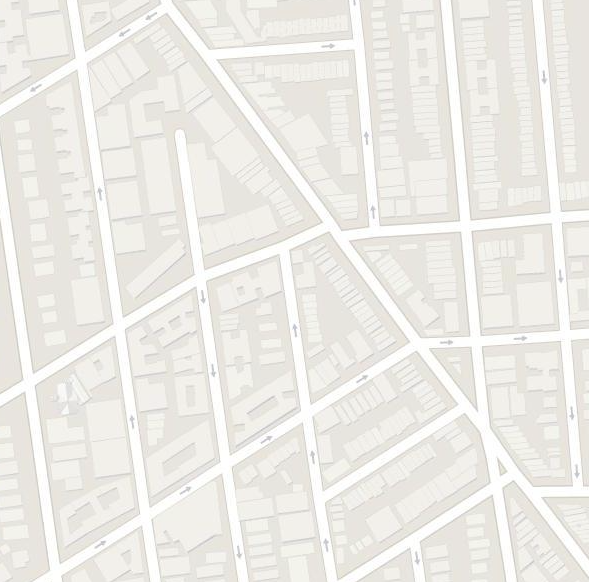
#> input picture CornerDect/Test.png, 1178 x 1164 px (shown at 1/2 size)
$ python scithomsi.py   (older library calls are emulated)
#> lines starting #> are read from the running program, lines starting #| are printed output that depends on the picture; after the words box and inside, x2 and y2 are one past the last pixel; in counts of white or black regions, pixels touching at a corner belong together
from __future__ import print_function
import cv2 as cv
import numpy as np
import  argparse
import random as rng


src_win = 'image'
maxTrackbar = 100
rng.seed(12345)
max_thresh = 255
thresh = 100

def featureTrack(val):
    maxCorners = max(val, 1)

    #parameters for Shi-Thomsi
    qualityLevel = 0.01
    minDst = 10
    blockSize = 3
    gradSize = 3
    useHarrisDect = False
    k = 0.04

    #copy source img
    copy = np.copy(src)

    #Apply Detection
    corners = cv.goodFeaturesToTrack(src_gray, maxCorners, qualityLevel, minDst, None, blockSize=blockSize, \
                                     gradientSize=gradSize, useHarrisDetector=useHarrisDect, k=k)
    #drawcrner detected
    print('** No. of corner detected:', corners.shape[0])
    radius = 4
    for i in range(corners.shape[0]):
        cv.circle(copy, (corners[i,0,0], corners[i,0,1]), radius, (rng.randint(0,256), rng.randint(0,256), rng.randint(0,256)), cv.FILLED)

    #Draw the result
    cv.namedWindow(src_win)
    cv.imshow(src_win, copy)
def thresh_callback(val):
    threshold = val
    canny_output = cv.Canny(src_gray, threshold, threshold * 2)
    _, contours, hierarchy = cv.findContours(canny_output, cv.RETR_TREE, cv.CHAIN_APPROX_SIMPLE)
    drawing = np.zeros((canny_output.shape[0], canny_output.shape[1],3), dtype = np.uint8)
    for i in range(len(contours)):
        color = (255,250,255)
        cv.drawContours(drawing, contours, i, color, 2, cv.LINE_8, hierarchy, 0)
        cv.imshow('Contours',drawing)


#Load image and convert it to grayscale
parser = argparse.ArgumentParser(description='shi tomsi')
parser = argparse.ArgumentParser(description= 'Corners')
parser.add_argument('--input', help='Path to input img', default='Test.png')
args = parser.parse_args()

src = cv.imread(args.input)
#> src is the input picture: shape (1164, 1178, 3); mean B, G, R 230.7, 235.7, 237.4
if src is None:
    print('No Image in dir', args.input)
    exit(0)
src_gray = cv.cvtColor(src, cv.COLOR_BGR2GRAY)
src_gray = cv.blur(src_gray,(3 ,3))


#create a window and track bar
cv.namedWindow(src_win)
maxCorners = 23
cv.createTrackbar('Threshold:', src_win, maxCorners, maxTrackbar, featureTrack)
cv.createTrackbar('Threshold:', src_win, thresh, max_thresh, thresh_callback)
thresh_callback(thresh)
#> in thresh_callback, `canny_output = cv.Canny(src_gray, threshold, threshold * 2)`: canny_output: shape (1164, 1178); every value is 0
#> in thresh_callback, `_, contours, hierarchy = cv.findContours(canny_output, cv.RETR_TREE, c..`: contours = []
#> after the loop in thresh_callback, `for i in range(len(contours)):`: drawing: shape (1164, 1178, 3); every value is 0
cv.imshow(src_win,src)
featureTrack(maxCorners)
#> in featureTrack, `corners = cv.goodFeaturesToTrack(src_gray, maxCorners, qualityLevel, m..`: corners = 23 rows, first 8: [312, 25], [732, 265], [747, 436], [476, 1092], [404, 581], [1028, 678], [733, 288], [651, 1078]
#| ** No. of corner detected: 23
#> after the loop in featureTrack, `for i in range(corners.shape[0]):`:
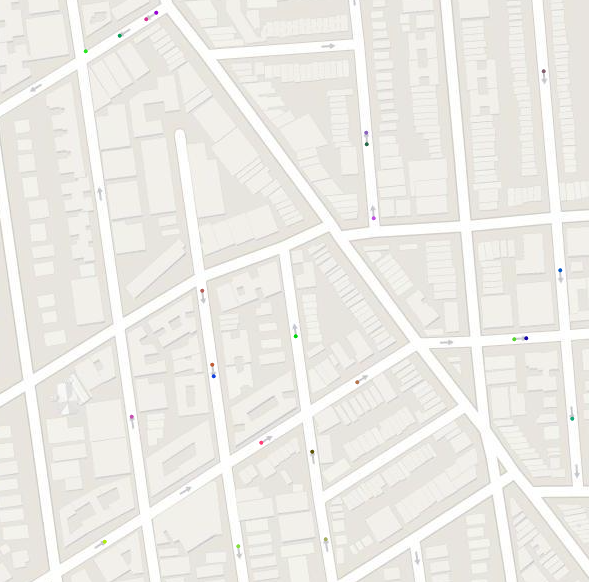
#> copy: shape (1164, 1178, 3) (shown at 1/2 size); 0.08% of pixels changed, all inside (x1, y1, x2, y2) = (167, 21, 1149, 1097)

cv.waitKey()

$ run again, with CornerDect/509actual.png copied over CornerDect/Test.png
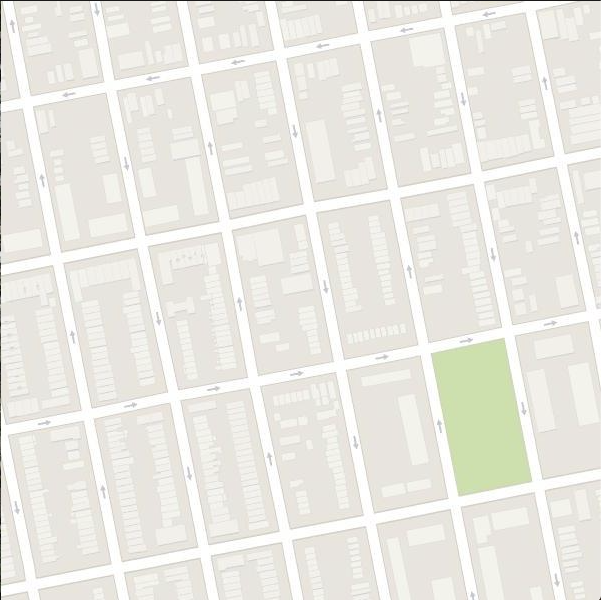
#> input picture CornerDect/509actual.png, 1202 x 1200 px (shown at 1/2 size)
#> src is the input picture: shape (1200, 1202, 3); mean B, G, R 227.6, 234, 235.3
#> in thresh_callback, `canny_output = cv.Canny(src_gray, threshold, threshold * 2)`:
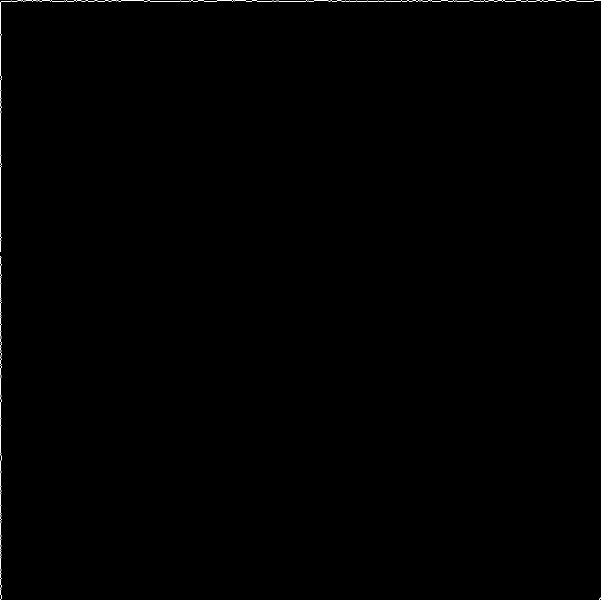
#> canny_output: shape (1200, 1202) (shown at 1/2 size); 0.17% white in thin lines or dots
#> contours = 4 contours, all with area under 20
#> the loop in thresh_callback, `for i in range(len(contours)):` made 4 passes
#> corners = 23 rows, first 8: [3, 3], [1, 502], [1200, 1196], [1, 526], [1, 207], [1, 469], [1, 371], [1, 270]
#| ** No. of corner detected: 23
#> after the loop in featureTrack, `for i in range(corners.shape[0]):`:
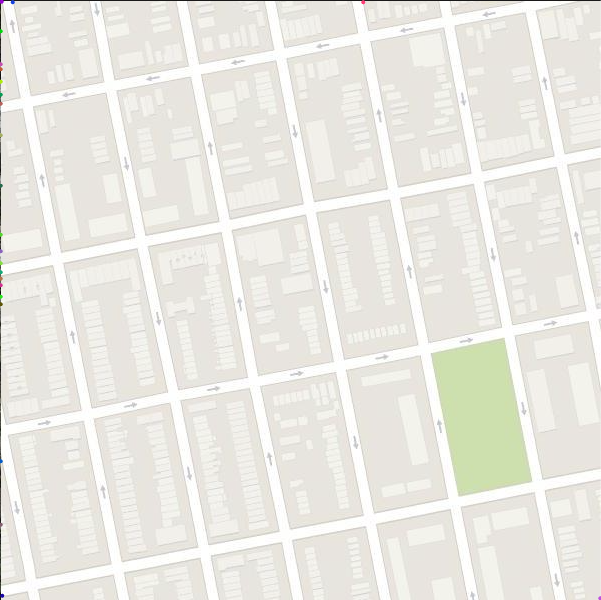
#> copy: shape (1200, 1202, 3) (shown at 1/2 size); 0.06% of pixels changed, all inside (x1, y1, x2, y2) = (0, 0, 1202, 1200)

$ run again, with CornerDect/509.jpg saved as CornerDect/Test.png
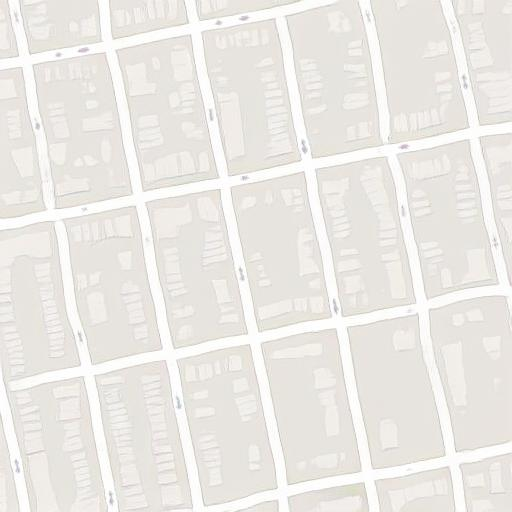
#> input picture CornerDect/509.jpg, 512 x 512 px
#> src is the input picture: shape (512, 512, 3); mean B, G, R 228.8, 233.2, 235.8
#> in thresh_callback, `canny_output = cv.Canny(src_gray, threshold, threshold * 2)`:
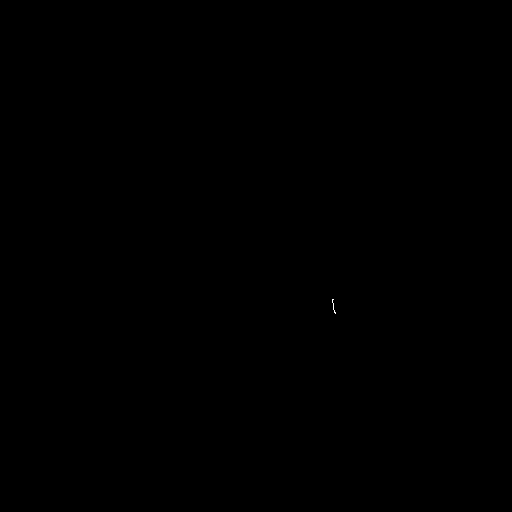
#> canny_output: shape (512, 512); 0.01% white in thin lines or dots, all inside (x1, y1, x2, y2) = (332, 299, 336, 314)
#> contours = 1 contour, all with area under 20
#> the loop in thresh_callback, `for i in range(len(contours)):` made 1 pass
#> color on pass 1: (255, 250, 255)
#> corners = 23 rows, first 8: [111, 503], [401, 147], [87, 49], [247, 17], [18, 471], [336, 312], [211, 119], [217, 23]
#| ** No. of corner detected: 23
#> after the loop in featureTrack, `for i in range(corners.shape[0]):`:
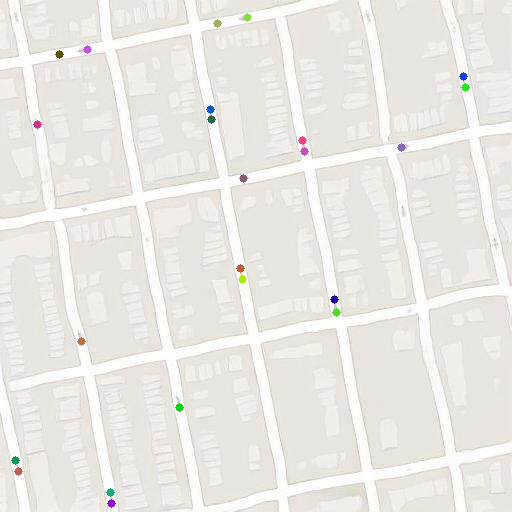
#> copy: shape (512, 512, 3); 0.43% of pixels changed, all inside (x1, y1, x2, y2) = (11, 13, 470, 508)
